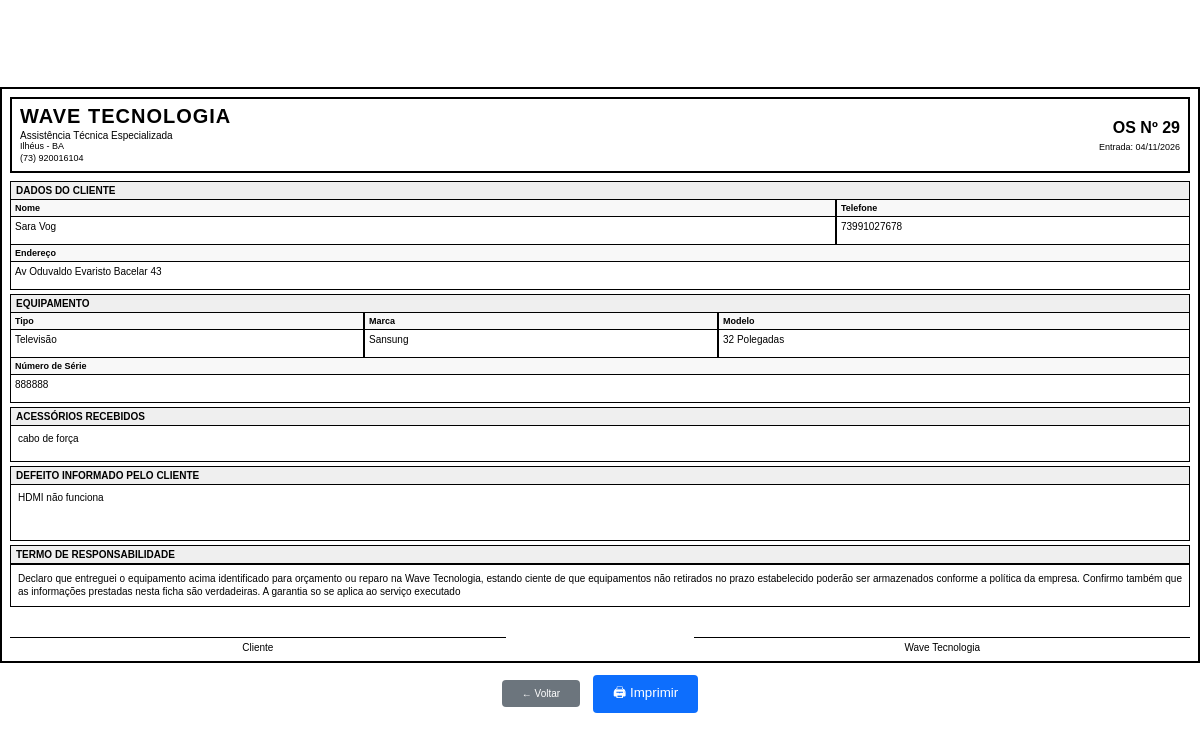
Page /ordens/entrada/29/ (signed in) on the committed database.
### ordens/models.py (models this page shows, shortened)
class OrdemServico(models.Model):
    STATUS = [
        ("ABERTA", "Aberta"),
        ("EM_ANALISE", "Em análise"),
        ("AGUARDANDO_PECA", "Aguardando peça"),
        ("EM_REPARO", "Em reparo"),
        ("PRONTO", "Pronto"),
        ("SEM_CONSERTO", "Sem conserto"),
        ("AGUARDANDO_RETIRADA", "Aguardando retirada"),
        ("ENTREGUE", "Entregue"),
    ]
    equipamento_cadastrado = models.ForeignKey(
        Equipamento,
        on_delete=models.CASCADE,
        related_name="ordens"
    )
    data_abertura = models.DateTimeField(
        auto_now_add=True
    )
    defeito = models.TextField()
    acessorios = models.TextField(
        blank=True
    )
    observacoes = models.TextField(
        blank=True
    )
    reparo = models.TextField(
        blank=True
    )
    valor = models.DecimalField(
        max_digits=10,
        decimal_places=2,
        default=0
    )
    forma_pagamento = models.CharField(
        max_length=30,
        blank=True
    )
    status = models.CharField(
        max_length=20,
        choices=STATUS,
        default="ABERTA"
    )
    @property
    def cliente(self):
        return self.equipamento_cadastrado.cliente

### clientes/models.py (models this page shows, shortened)
class Cliente(models.Model):
    nome = models.CharField(max_length=100)
    telefone = models.CharField(max_length=20)
    endereco = models.CharField(max_length=200)

### equipamentos/models.py (models this page shows, shortened)
class Equipamento(models.Model):
    TIPOS = [
        ("TV", "Televisão"),
        ("NOTE", "Notebook"),
        ("PC", "Computador"),
        ("CEL", "Celular"),
        ("SOM", "Som"),
        ("MICRO", "Micro-ondas"),
        ("OUTRO", "Outro"),
    ]
    cliente = models.ForeignKey(
        Cliente,
        on_delete=models.CASCADE
    )
    tipo = models.CharField(
        max_length=20,
        choices=TIPOS
    )
    marca = models.CharField(
        max_length=50
    )
    modelo = models.CharField(
        max_length=50
    )
    numero_serie = models.CharField(
        max_length=100,
        blank=True
    )
    acessorios = models.TextField(
        blank=True
    )
    garantia = models.BooleanField(
        default=False
    )
    data_entrada = models.DateField(
        auto_now_add=True
    )
    status = models.CharField(
        max_length=30,
        default="Em análise"
    )

### ordens/views.py (the view)
@login_required
@tecnico_required
def imprimir_entrada(request, ordem_id):
    ordem = get_object_or_404(
        OrdemServico,
        id=ordem_id
    )
    return render(
        request,
        "ordens/imprimir_entrada_a5.html",
        {
            "ordem": ordem,
            "cliente": ordem.cliente,
            "equipamento": ordem.equipamento_cadastrado,
        }
    )

### ordens/templates/ordens/imprimir_entrada_a5.html (shortened to what this page needs)
<!DOCTYPE html>
<html lang="pt-br">
<head>
</head>
<body>
<div class="folha">
<div class="borda">
<div class="cabecalho">
    <table>
        <tr>
            <td class="cabecalho-esquerda">
                <div class="empresa">
                    WAVE TECNOLOGIA
                </div>
                <div class="subtitulo">
                    Assistência Técnica Especializada
                </div>
                <div class="info">
                    Ilhéus - BA
                </div>
                <div class="info">
                    (73) 920016104
                </div>
            </td>
            <td class="cabecalho-direita">
                <div class="numero-os">
                    OS Nº {{ ordem.id }}
                </div>
                <div class="data-os">
                    Entrada:
                    {{ ordem.data_abertura|date:"d/m/Y" }}
                </div>
            </td>
        </tr>
    </table>
</div>
<div class="titulo">
    DADOS DO CLIENTE
</div>
<div class="linha">
    <div class="col-70">
        <div class="campo">
            <div class="label">
                Nome
            </div>
            <div class="valor">
                {{ cliente.nome }}
            </div>
        </div>
    </div>
    <div class="col-30">
        <div class="campo">
            <div class="label">
                Telefone
            </div>
            <div class="valor">
                {{ cliente.telefone }}
            </div>
        </div>
    </div>
</div>
<div class="campo">
    <div class="label">
        Endereço
    </div>
    <div class="valor">
        {{ cliente.endereco }}
    </div>
</div>
<div class="titulo">
    EQUIPAMENTO
</div>
<div class="linha">
    <div class="col-30">
        <div class="campo">
            <div class="label">
                Tipo
            </div>
            <div class="valor">
                {{ equipamento.get_tipo_display }}
            </div>
        </div>
    </div>
    <div class="col-30">
        <div class="campo">
            <div class="label">
                Marca
            </div>
            <div class="valor">
                {{ equipamento.marca }}
            </div>
        </div>
    </div>
    <div class="col-40">
        <div class="campo">
            <div class="label">
                Modelo
            </div>
            <div class="valor">
                {{ equipamento.modelo }}
            </div>
        </div>
    </div>
</div>
<div class="campo">
    <div class="label">
        Número de Série
    </div>
    <div class="valor">
        {{ equipamento.numero_serie }}
    </div>
</div>
<div class="titulo">
    ACESSÓRIOS RECEBIDOS
</div>
<div class="campo">
    <div class="caixa-media">
        {{ ordem.acessorios }}
    </div>
</div>
<div class="titulo">
    DEFEITO INFORMADO PELO CLIENTE
</div>
<div class="campo">
    <div class="caixa-grande">
        {{ ordem.defeito }}
    </div>
</div>
<div class="titulo">
    TERMO DE RESPONSABILIDADE
</div>
<div class="termo">
    Declaro que entreguei o equipamento acima identificado para orçamento ou reparo na Wave Tecnologia, estando ciente de que equipamentos não retirados no prazo estabelecido poderão ser armazenados conforme a política da empresa. Confirmo também que as informações prestadas nesta ficha são verdadeiras. A garantia so se aplica ao serviço executado
</div>
<div class="assinaturas">
    <div class="ass">
        <div class="linha-ass">
            Cliente
        </div>
    </div>
    <div class="ass">
        <div class="linha-ass">
            Wave Tecnologia
        </div>
    </div>
</div>
</div>
</div>
<div
    style="text-align:center; margin-top:12px;"
    class="no-print"
>
    <a
        href="{% url 'detalhe_ordem' ordem.id %}"
        style="
            display:inline-block;
            padding:8px 20px;
            background:#6c757d;
            color:white;
            text-decoration:none;
            border-radius:4px;
            margin-right:10px;
        "
    >
        ← Voltar
    </a>
    <button
        onclick="window.print()"
        style="
            padding:8px 20px;
            background:#0d6efd;
            color:white;
            border:none;
            border-radius:4px;
            cursor:pointer;
        "
    >
        🖨 Imprimir
    </button>
</div>
</body>
</html>

### ordens/templates/ordens/imprimir_entrada_a5.html (style rules this page uses)
* { margin:0; padding:0; box-sizing:border-box; }
body { font-family:Arial, Helvetica, sans-serif; font-size:10px; color:#000; min-height:100vh; display:flex; flex-direction:column; justify-content:center; }
.folha { width:100%; }
.borda { border:2px solid #000; padding:8px; }
.cabecalho { border:2px solid #000; padding:6px 8px; margin-bottom:8px; }
.cabecalho table { width:100%; border-collapse:collapse; }
.cabecalho-esquerda { width:68%; vertical-align:middle; }
.cabecalho-direita { width:32%; text-align:right; vertical-align:middle; }
.empresa { font-size:20px; font-weight:bold; letter-spacing:1px; line-height:1.1; }
.subtitulo { font-size:10px; margin-top:3px; }
.info { font-size:9px; line-height:1.3; }
.numero-os { font-size:16px; font-weight:bold; line-height:1.2; }
.data-os { font-size:9px; margin-top:4px; }
.titulo { background:#efefef; border:1px solid #000; padding:3px 5px; font-weight:bold; margin-top:4px; }
.linha { display:flex; width:100%; }
.col-30 { width:30%; }
.col-40 { width:40%; }
.col-70 { width:70%; }
.campo { border-left:1px solid #000; border-right:1px solid #000; border-bottom:1px solid #000; }
.label { background:#f8f8f8; border-bottom:1px solid #000; font-size:9px; padding:3px 4px; font-weight:bold; }
.valor { padding:4px; min-height:27px; }
.caixa-grande { min-height:55px; padding:7px; }
.caixa-media { min-height:35px; padding:7px; }
.termo { border:1px solid #000; padding:7px; font-size:10px; line-height:1.35; text-align:justify; }
.assinaturas { margin-top:10px; display:flex; justify-content:space-between; }
.ass { width:42%; text-align:center; }
.linha-ass { border-top:1px solid #000; margin-top:20px; padding-top:4px; }

### rows in the picture
OrdemServico: id "29", data_abertura "04/11/2026", acessorios "cabo de força", defeito "HDMI não funciona"
Cliente: nome "Sara Vog", telefone "73991027678", endereco "Av Oduvaldo Evaristo Bacelar 43"
Equipamento: tipo "Televisão", marca "Sansung", modelo "32 Polegadas", numero_serie "888888"
